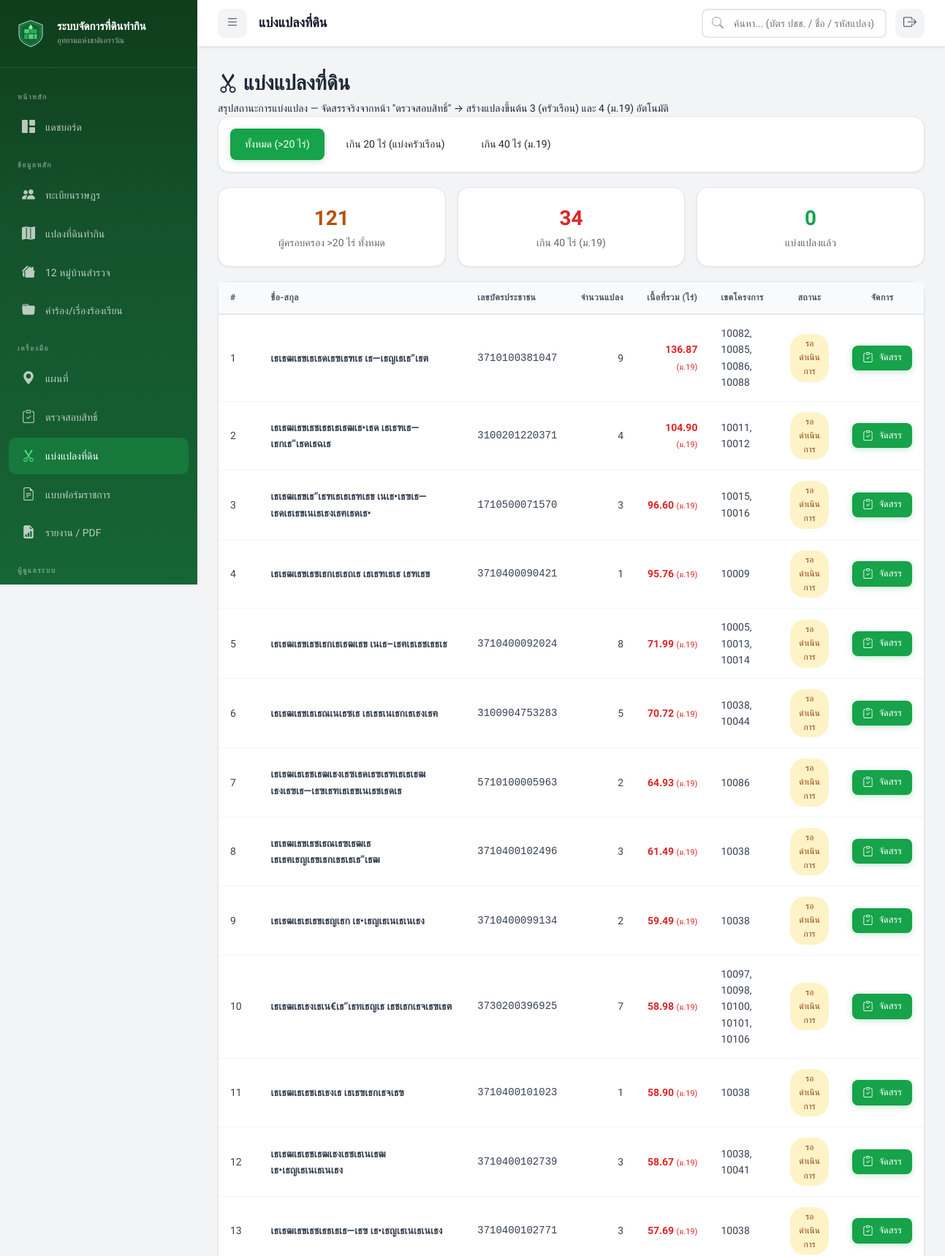
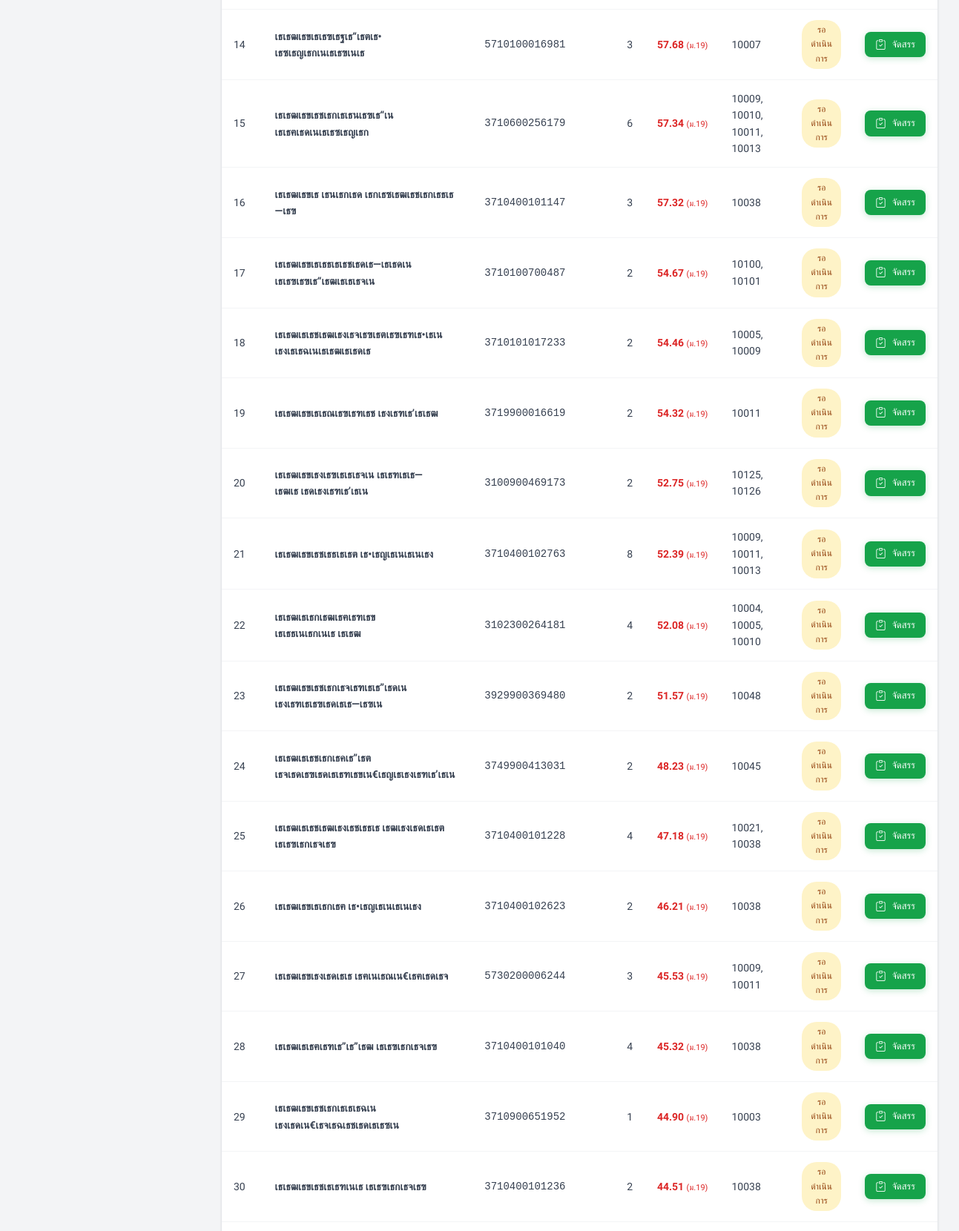
Page /index.php?page=subdivision (signed in, upper part) on the committed database (2 pictures, top to bottom).
### tables this page shows
CREATE TABLE `villagers` (
  `villager_id` int(11) NOT NULL AUTO_INCREMENT,
  `id_card_number` varchar(13) NOT NULL,
  `prefix` varchar(20) DEFAULT NULL,
  `first_name` varchar(100) NOT NULL,
  `last_name` varchar(100) NOT NULL,
  `birth_date` date DEFAULT NULL,
  `phone` varchar(15) DEFAULT NULL,
  `address` text DEFAULT NULL,
  `village_no` varchar(10) DEFAULT NULL,
  `village_name` varchar(100) DEFAULT NULL,
  `sub_district` varchar(100) DEFAULT NULL,
  `district` varchar(100) DEFAULT NULL,
  `province` varchar(100) DEFAULT NULL,
  `photo_path` varchar(500) DEFAULT NULL,
  `notes` text DEFAULT NULL,
  `qualification_status` enum('pending','passed','failed') DEFAULT 'pending',
  `qual_thai_nationality` tinyint(1) DEFAULT 1,
  `qual_continuous_residence` tinyint(1) DEFAULT 1,
  `qual_no_other_land` tinyint(1) DEFAULT 1,
  `qual_no_court_order` tinyint(1) DEFAULT 1,
  `qual_no_forest_crime` tinyint(1) DEFAULT 1,
  `qual_no_revoked_rights` tinyint(1) DEFAULT 1,
  `qualification_date` date DEFAULT NULL,
  `qualification_notes` text DEFAULT NULL,
  `created_by` int(11) DEFAULT NULL,
  `created_at` datetime DEFAULT current_timestamp(),
  `updated_at` datetime DEFAULT current_timestamp() ON UPDATE current_timestamp(),
  `verification_status` enum('pending','verified') DEFAULT 'pending',
  `verified_at` datetime DEFAULT NULL,
  `verified_by` int(11) DEFAULT NULL,
  PRIMARY KEY (`villager_id`),
  UNIQUE KEY `id_card_number` (`id_card_number`),
  KEY `created_by` (`created_by`),
  KEY `idx_id_card` (`id_card_number`),
  KEY `idx_name` (`first_name`,`last_name`),
  KEY `idx_village` (`village_name`),
  CONSTRAINT `villagers_ibfk_1` FOREIGN KEY (`created_by`) REFERENCES `users` (`user_id`) ON DELETE SET NULL
);

### controllers/SubdivisionController.php (called while the page is built, shortened)
<?php
class SubdivisionController
{
    public static function getQualifyingVillagers(string $filter = 'all'): array
    {
        $db = getDB();
        $having = 'HAVING total_rai > 20';
        $stmt = $db->query("
            SELECT v.villager_id, v.prefix, v.first_name, v.last_name, v.id_card_number,
                   COUNT(lp.plot_id) as plot_count,
                   ROUND(SUM(lp.area_rai + lp.area_ngan/4 + lp.area_sqwa/400), 2) as total_rai,
                   GROUP_CONCAT(DISTINCT lp.apar_no ORDER BY lp.apar_no SEPARATOR ', ') as zones,
                   (SELECT COUNT(*) FROM land_plots sub WHERE sub.parent_plot_id IS NOT NULL
                    AND sub.villager_id = v.villager_id) as subdivided_count
            FROM land_plots lp
            JOIN villagers v ON lp.villager_id = v.villager_id
            WHERE lp.parent_plot_id IS NULL
            GROUP BY v.villager_id
            $having
            ORDER BY total_rai DESC
        ");
        return $stmt->fetchAll(PDO::FETCH_ASSOC);
    }
}

### views/subdivision/index.php (the view, shortened to what this page needs)
<?php
require_once __DIR__ . '/../../controllers/SubdivisionController.php';
$filter = $_GET['filter'] ?? 'all';
$villagers = SubdivisionController::getQualifyingVillagers($filter);
?>
<div class="content-area">
    <div class="page-header">
        <div>
            <h1><i class="bi bi-scissors"></i> แบ่งแปลงที่ดิน</h1>
            <p class="page-subtitle">สรุปสถานะการแบ่งแปลง — จัดสรรจริงจากหน้า "ตรวจสอบสิทธิ์" → สร้างแปลงขึ้นต้น 3 (ครัวเรือน) และ 4 (ม.19) อัตโนมัติ</p>
        </div>
    </div>
    <div class="card" style="margin-bottom:20px;">
        <div style="display:flex; gap:10px; padding:16px;">
            <a href="index.php?page=subdivision&filter=all"
               class="btn <?= $filter === 'all' ? 'btn-primary' : 'btn-outline' ?>" style="text-decoration:none;">
                ทั้งหมด (>20 ไร่)
            </a>
            <a href="index.php?page=subdivision&filter=over20"
               class="btn <?= $filter === 'over20' ? 'btn-primary' : 'btn-outline' ?>" style="text-decoration:none;">
                เกิน 20 ไร่ (แบ่งครัวเรือน)
            </a>
            <a href="index.php?page=subdivision&filter=over40"
               class="btn <?= $filter === 'over40' ? 'btn-primary' : 'btn-outline' ?>" style="text-decoration:none;">
                เกิน 40 ไร่ (ม.19)
            </a>
        </div>
    </div>
    <div style="display:grid; grid-template-columns:repeat(3,1fr); gap:16px; margin-bottom:20px;">
        <?php
            $countAll = count($villagers);
            $countOver40 = count(array_filter($villagers, fn($v) => $v['total_rai'] > 40));
            $countDone = count(array_filter($villagers, fn($v) => $v['subdivided_count'] > 0));
        ?>
        <div class="card" style="padding:20px; text-align:center;">
            <div style="font-size:28px; font-weight:700; color:#b45309;"><?= $countAll ?></div>
            <div style="color:#666;">ผู้ครอบครอง >20 ไร่ ทั้งหมด</div>
        </div>
        <div class="card" style="padding:20px; text-align:center;">
            <div style="font-size:28px; font-weight:700; color:#dc2626;"><?= $countOver40 ?></div>
            <div style="color:#666;">เกิน 40 ไร่ (ม.19)</div>
        </div>
        <div class="card" style="padding:20px; text-align:center;">
            <div style="font-size:28px; font-weight:700; color:#16a34a;"><?= $countDone ?></div>
            <div style="color:#666;">แบ่งแปลงแล้ว</div>
        </div>
    </div>
    <div class="card">
        <div class="table-responsive">
            <table class="data-table">
                <thead>
                    <tr>
                        <th style="width:50px;">#</th>
                        <th>ชื่อ-สกุล</th>
                        <th>เลขบัตรประชาชน</th>
                        <th style="text-align:right;">จำนวนแปลง</th>
                        <th style="text-align:right;">เนื้อที่รวม (ไร่)</th>
                        <th>เขตโครงการ</th>
                        <th style="text-align:center;">สถานะ</th>
                        <th style="text-align:center;">จัดการ</th>
                    </tr>
                </thead>
                <tbody>
                    <?php if (empty($villagers)): ?>
                        <tr><td colspan="8" style="padding:40px; text-align:center; color:#999;">
                            <i class="bi bi-info-circle" style="font-size:24px;"></i><br>
                            ไม่พบผู้ครอบครองที่เข้าเงื่อนไข
                        </td></tr>
                    <?php else: ?>
                        <?php foreach ($villagers as $idx => $v): ?>
                            <tr>
                                <td><?= $idx + 1 ?></td>
                                <td>
                                    <strong><?= htmlspecialchars(($v['prefix'] ?? '') . $v['first_name'] . ' ' . $v['last_name']) ?></strong>
                                </td>
                                <td style="font-family:monospace;"><?= htmlspecialchars($v['id_card_number'] ?? '-') ?></td>
                                <td style="text-align:right;"><?= $v['plot_count'] ?></td>
                                <td style="text-align:right;">
                                    <strong style="color:<?= $v['total_rai'] > 40 ? '#dc2626' : '#b45309' ?>;">
                                        <?= number_format($v['total_rai'], 2) ?>
                                    </strong>
                                    <?php if ($v['total_rai'] > 40): ?>
                                        <span style="font-size:11px; color:#dc2626;">(ม.19)</span>
                                    <?php endif; ?>
                                </td>
                                <td><?= htmlspecialchars($v['zones'] ?? '-') ?></td>
                                <td style="text-align:center;">
                                    <?php if ($v['subdivided_count'] > 0): ?>
                                        <span class="badge badge-success">แบ่งแล้ว <?= $v['subdivided_count'] ?> แปลง</span>
                                    <?php else: ?>
                                        <span class="badge badge-warning">รอดำเนินการ</span>
                                    <?php endif; ?>
                                </td>
                                <td style="text-align:center;">
                                    <?php if ($v['subdivided_count'] > 0): ?>
                                        <a href="index.php?page=subdivision&action=process&id=<?= $v['villager_id'] ?>"
                                           class="btn btn-sm btn-outline" title="ดูรายละเอียด">
                                            <i class="bi bi-eye"></i> ดูรายละเอียด
                                        </a>
                                    <?php else: ?>
                                        <a href="index.php?page=verification&action=process&id=<?= $v['villager_id'] ?>"
                                           class="btn btn-sm btn-primary" title="ไปจัดสรร">
                                            <i class="bi bi-clipboard-check"></i> จัดสรร
                                        </a>
                                    <?php endif; ?>
                                </td>
                            </tr>
                        <?php endforeach; ?>
                    <?php endif; ?>
                </tbody>
            </table>
        </div>
    </div>
</div>

### assets/css/style.css (style rules this page uses)
:root { --primary-50: #f0fdf4; --primary-100: #dcfce7; --primary-200: #bbf7d0; --primary-300: #86efac; --primary-400: #4ade80; --primary-500: #22c55e; --primary-600: #16a34a; --primary-700: #15803d; --primary-800: #166534; --primary-900: #14532d; --gray-50: #f9fafb; --gray-100: #f3f4f6; --gray-200: #e5e7eb; --gray-300: #d1d5db; --gray-400: #9ca3af; --gray-500: #6b7280; --gray-600: #4b5563; --gray-700: #374151; --gray-800: #1f2937; --gray-900: #111827; --success: #22c55e; --warning: #f59e0b; --danger: #ef4444; --info: #3b82f6; --orange: #f97316; --sidebar-width: 270px; --sidebar-collapsed: 70px; --topbar-height: 64px; --border-radius: 12px; --border-radius-lg: 16px; --border-radius-sm: 8px; --shadow-sm: 0 1px 3px rgba(0, 0, 0, 0.08); --shadow-md: 0 4px 12px rgba(0, 0, 0, 0.1); --shadow-lg: 0 10px 30px rgba(0, 0, 0, 0.12); --shadow-xl: 0 20px 50px rgba(0, 0, 0, 0.15); --transition: all 0.3s cubic-bezier(0.4, 0, 0.2, 1); }
*, *::before, *::after { box-sizing: border-box; margin: 0; padding: 0; }
body { font-family: 'Prompt', -apple-system, BlinkMacSystemFont, sans-serif; font-size: 14px; color: var(--gray-800); background: var(--gray-100); line-height: 1.6; min-height: 100vh; }
a { text-decoration: none; color: inherit; }
.card { background: white; border-radius: var(--border-radius-lg); border: 1px solid var(--gray-200); box-shadow: var(--shadow-sm); transition: var(--transition); }
table { width: 100%; border-collapse: collapse; }
table thead th { background: var(--gray-50); padding: 12px 16px; text-align: left; font-size: 12px; font-weight: 600; color: var(--gray-600); text-transform: uppercase; letter-spacing: 0.5px; border-bottom: 2px solid var(--gray-200); white-space: nowrap; }
table tbody td { padding: 14px 16px; border-bottom: 1px solid var(--gray-100); font-size: 14px; color: var(--gray-700); }
.btn { display: inline-flex; align-items: center; gap: 8px; padding: 10px 20px; border: none; border-radius: var(--border-radius-sm); font-family: 'Prompt', sans-serif; font-size: 14px; font-weight: 500; cursor: pointer; transition: var(--transition); white-space: nowrap; }
.btn i { font-size: 16px; }
.btn-primary { background: var(--primary-600); color: white; box-shadow: 0 2px 8px rgba(22, 163, 74, 0.25); }
.btn-sm { padding: 6px 14px; font-size: 13px; }
.btn-sm i { font-size: 14px; }
.badge { display: inline-flex; align-items: center; gap: 4px; padding: 4px 12px; border-radius: 20px; font-size: 12px; font-weight: 500; }
.badge-warning { background: #fef3c7; color: #92400e; }

### rows in the picture
villagers: prefix+first_name+last_name "เธเธฒเธขเธเธดเธฃเธฑเธ เธ—เธญเธเธ”เธต", id_card_number "3710100381047", plot_count "9", total_rai "136.87", shows "(ม.19)", zones "10082, 10085, 10086, 10088", shows "รอดำเนินการ"
villagers: prefix+first_name+last_name "เธเธฒเธขเธชเธธเธเธฒเธ•เธด เธเธฑเธ—เธกเธ”เธดเธฉเธ", id_card_number "3100201220371", plot_count "4", total_rai "104.90", shows "(ม.19)", zones "10011, 10012", shows "รอดำเนินการ"
villagers: prefix+first_name+last_name "เธเธฒเธขเธ“เธฑเธเธเธฑเธข เนเธ•เธฃเธ—เธดเธเธขเนเธเธงเธฅเธดเธ•", id_card_number "1710500071570", plot_count "3", total_rai "96.60", shows "(ม.19)", zones "10015, 10016", shows "รอดำเนินการ"
villagers: prefix+first_name+last_name "เธเธฒเธขเธชเธกเธเธถเธ เธเธฑเธเธ เธฑเธข", id_card_number "3710400090421", plot_count "1", total_rai "95.76", shows "(ม.19)", zones "10009", shows "รอดำเนินการ"
villagers: prefix+first_name+last_name "เธเธฒเธขเธชเธกเธเธฒเธข เนเธ–เธฅเธเธชเธธเธ", id_card_number "3710400092024", plot_count "8", total_rai "71.99", shows "(ม.19)", zones "10005, 10013, 10014", shows "รอดำเนินการ"
villagers: prefix+first_name+last_name "เธเธฒเธขเธเธณเนเธซเธ เธเธธเนเธกเธเธงเธฅ", id_card_number "3100904753283", plot_count "5", total_rai "70.72", shows "(ม.19)", zones "10038, 10044", shows "รอดำเนินการ"
villagers: prefix+first_name+last_name "เธเธฒเธเธชเธฒเธงเธซเธดเธฃเธฑเธเธเธฒ เธงเธฃเธ—เธฃเธฑเธเธขเนเธชเธดเธ", id_card_number "5710100005963", plot_count "2", total_rai "64.93", shows "(ม.19)", zones "10086", shows "รอดำเนินการ"
villagers: prefix+first_name+last_name "เธเธฒเธขเธชเธณเธฃเธฒเธ เธเธฅเธญเธขเธกเธธเธเธ”เธฒ", id_card_number "3710400102496", plot_count "3", total_rai "61.49", shows "(ม.19)", zones "10038", shows "รอดำเนินการ"
villagers: prefix+first_name+last_name "เธเธฒเธเธเธขเธญเธก เธ•เธญเธเนเธเนเธง", id_card_number "3710400099134", plot_count "2", total_rai "59.49", shows "(ม.19)", zones "10038", shows "รอดำเนินการ"
villagers: prefix+first_name+last_name "เธเธฒเธเธงเธเน€เธ”เธทเธญเธ เธชเธกเธจเธฃเธต", id_card_number "3730200396925", plot_count "7", total_rai "58.98", shows "(ม.19)", zones "10097, 10098, 10100, 10101, 10106", shows "รอดำเนินการ"
villagers: prefix+first_name+last_name "เธเธฒเธเธชเธเธงเธ เธเธฃเธกเธจเธฃ", id_card_number "3710400101023", plot_count "1", total_rai "58.90", shows "(ม.19)", zones "10038", shows "รอดำเนินการ"
villagers: prefix+first_name+last_name "เธเธฒเธเธชเธฒเธงเธชเธเนเธฒ เธ•เธญเธเนเธเนเธง", id_card_number "3710400102739", plot_count "3", total_rai "58.67", shows "(ม.19)", zones "10038, 10041", shows "รอดำเนินการ"
villagers: prefix+first_name+last_name "เธเธฒเธขเธชเธธเธเธ—เธฃ เธ•เธญเธเนเธเนเธง", id_card_number "3710400102771", plot_count "3", total_rai "57.69", shows "(ม.19)", zones "10038", shows "รอดำเนินการ"
villagers: prefix+first_name+last_name "เธเธฒเธขเธเธฃเธฐเธ“เธตเธ• เธซเธญเธกเนเธเธฃเนเธ", id_card_number "5710100016981", plot_count "3", total_rai "57.68", shows "(ม.19)", zones "10007", shows "รอดำเนินการ"
villagers: prefix+first_name+last_name "เธเธฒเธขเธชเธกเธเธนเธฃเธ“เน เธเธฅเธดเนเธเธซเธญเธก", id_card_number "3710600256179", plot_count "6", total_rai "57.34", shows "(ม.19)", zones "10009, 10010, 10011, 10013", shows "รอดำเนินการ"
villagers: prefix+first_name+last_name "เธเธฒเธขเธ เธนเธกเธด เธกเธซเธฒเธชเธกเธธเธ—เธฃ", id_card_number "3710400101147", plot_count "3", total_rai "57.32", shows "(ม.19)", zones "10038", shows "รอดำเนินการ"
villagers: prefix+first_name+last_name "เธเธฒเธขเธเธธเธเธชเธดเธ—เธเธดเน เธเธฃเธฃเธ“เธฒเธเธเธจเน", id_card_number "3710100700487", plot_count "2", total_rai "54.67", shows "(ม.19)", zones "10100, 10101", shows "รอดำเนินการ"
villagers: prefix+first_name+last_name "เธเธฒเธเธชเธฒเธงเธจเธฃเธตเธฃเธฑเธ•เธเน เธงเธเธฉเนเธเธฒเธเธดเธ", id_card_number "3710101017233", plot_count "2", total_rai "54.46", shows "(ม.19)", zones "10005, 10009", shows "รอดำเนินการ"
villagers: prefix+first_name+last_name "เธเธฒเธขเธเธณเธฃเธฑเธช เธงเธฑเธ’เธเธฒ", id_card_number "3719900016619", plot_count "2", total_rai "54.32", shows "(ม.19)", zones "10011", shows "รอดำเนินการ"
villagers: prefix+first_name+last_name "เธเธฒเธขเธงเธฃเธเธเธจเน เธเธฑเธเธ—เธฒเธ เธดเธงเธฑเธ’เธเน", id_card_number "3100900469173", plot_count "2", total_rai "52.75", shows "(ม.19)", zones "10125, 10126", shows "รอดำเนินการ"
villagers: prefix+first_name+last_name "เธเธฒเธขเธชเธธเธเธต เธ•เธญเธเนเธเนเธง", id_card_number "3710400102763", plot_count "8", total_rai "52.39", shows "(ม.19)", zones "10009, 10011, 10013", shows "รอดำเนินการ"
villagers: prefix+first_name+last_name "เธเธฒเธเธกเธฒเธฅเธฑเธข เธเธธเนเธกเนเธ เธเธฒ", id_card_number "3102300264181", plot_count "4", total_rai "52.08", shows "(ม.19)", zones "10004, 10005, 10010", shows "รอดำเนินการ"
villagers: prefix+first_name+last_name "เธเธฒเธขเธชเธกเธจเธฑเธเธ”เธดเน เธงเธฑเธเธฃเธดเธเธ—เธฃเน", id_card_number "3929900369480", plot_count "2", total_rai "51.57", shows "(ม.19)", zones "10048", shows "รอดำเนินการ"
villagers: prefix+first_name+last_name "เธเธฒเธเธชเธกเธคเธ”เธต เธจเธดเธฃเธดเธเธฑเธขเน€เธญเธเธงเธฑเธ’เธเน", id_card_number "3749900413031", plot_count "2", total_rai "48.23", shows "(ม.19)", zones "10045", shows "รอดำเนินการ"
villagers: prefix+first_name+last_name "เธเธฒเธเธชเธฒเธงเธชเธธเธ เธฒเธงเธดเธเธต เธเธฃเธกเธจเธฃ", id_card_number "3710400101228", plot_count "4", total_rai "47.18", shows "(ม.19)", zones "10021, 10038", shows "รอดำเนินการ"
villagers: prefix+first_name+last_name "เธเธฒเธขเธเธกเธฅ เธ•เธญเธเนเธเนเธง", id_card_number "3710400102623", plot_count "2", total_rai "46.21", shows "(ม.19)", zones "10038", shows "รอดำเนินการ"
villagers: prefix+first_name+last_name "เธเธฒเธขเธงเธดเธเธ เธฅเนเธณเน€เธฅเธดเธจ", id_card_number "5730200006244", plot_count "3", total_rai "45.53", shows "(ม.19)", zones "10009, 10011", shows "รอดำเนินการ"
villagers: prefix+first_name+last_name "เธเธฒเธเธฅเธฑเธ”เธ”เธฒ เธเธฃเธกเธจเธฃ", id_card_number "3710400101040", plot_count "4", total_rai "45.32", shows "(ม.19)", zones "10038", shows "รอดำเนินการ"
villagers: prefix+first_name+last_name "เธเธฒเธขเธชเธกเธเธเธฉเน เธงเธดเน€เธจเธฉเธชเธดเธเธซเน", id_card_number "3710900651952", plot_count "1", total_rai "44.90", shows "(ม.19)", zones "10003", shows "รอดำเนินการ"
villagers: prefix+first_name+last_name "เธเธฒเธขเธชเธเธฑเนเธ เธเธฃเธกเธจเธฃ", id_card_number "3710400101236", plot_count "2", total_rai "44.51", shows "(ม.19)", zones "10038", shows "รอดำเนินการ"

### other values in the picture
APP_NAME "ระบบจัดการที่ดินทำกิน"
APP_SUBTITLE "อุทยานแห่งชาติเอราวัณ"
$pageTitle "แบ่งแปลงที่ดิน"
$countAll "121"
$countOver40 "34"
$countDone "0"
